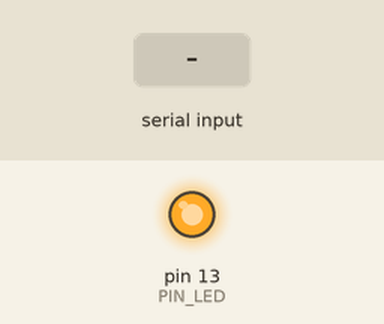
Bench run of a sketch on a simulated Arduino Uno, built with avr-gcc and run on an emulated ATmega328P. Shown: output pins drawn as LEDs (lit = HIGH). Inputs (shaded band) come from the test bench. What the sketch prints to the serial monitor is not drawn.

Above: at 1.8 s.
1.9 s: "PING\n" received over Serial
3.4 s: "STAT\n" received over Serial
4.9 s: "BTN\n" received over Serial
Timing chart, 0 to 7.9 s (numbered marks = the images above; inputs shaded):
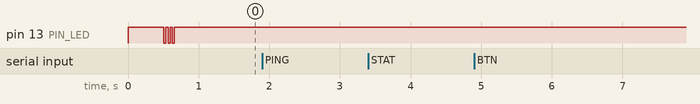

The sketch:

macro_pad_fase1.ino
```cpp
// ============================================================
// HALODECK - FASE 1a & 1b
// Board: Wemos D1 Mini (ESP8266)
// Tugas : Setup dasar + Protokol parsing USB Serial (prioritas)
// Komentar dalam Bahasa Indonesia
// ============================================================

// ---------- PIN & KONFIGURASI ----------
const int PIN_LED       = LED_BUILTIN;   // LED bawaan D1 Mini (aktif LOW)
const int LED_ON        = LOW;
const int LED_OFF       = HIGH;
const long BAUD_RATE    = 115200;        // Kecepatan serial standar

// ---------- VARIABEL STATUS ----------
String bufferSerial = "";                // Buffer penampung data masuk

// ---------- FUNGSI UTILITAS LED ----------
void ledNyala()   { digitalWrite(PIN_LED, LED_ON); }
void ledMati()    { digitalWrite(PIN_LED, LED_OFF); }
void kedipLed()   { ledNyala(); delay(30); ledMati(); delay(30); }

// ---------- PENANGANAN PERINTAH ----------
// Format protokol: "KATA:ARGUMEN" (contoh: "BTN:LOCK", "PROF:PHOTOSHOP")
void prosesPerintah(String perintah) {
  int posTitikDua = perintah.indexOf(':');

  // Perintah tunggal (tanpa argumen): PING, STAT
  if (posTitikDua == -1) {
    if (perintah == "PING") {
      Serial.println("PONG");
    } else if (perintah == "STAT") {
      Serial.println("OK:SIAP:FASE1");
    } else {
      Serial.println("ERR:FORMAT");
    }
    return;
  }

  String tipe = perintah.substring(0, posTitikDua);   // Mis. "BTN"
  String arg  = perintah.substring(posTitikDua + 1);  // Mis. "LOCK"
  tipe.toUpperCase();
  arg.toUpperCase();

  // ---- ROUTING PERINTAH (Fase 1c akan menambah ini) ----
  if (tipe == "PING") {
    Serial.println("PONG");

  } else if (tipe == "BTN") {
    // Perintah tombol universal (Tahap Awal)
    // Format: BTN:LOCK, BTN:MUTE, BTN:BROWSER, BTN:TASKMGR
    Serial.print("ACK:BTN:");
    Serial.println(arg);
    kedipLed();

  } else if (tipe == "PROF") {
    // Ganti profil aplikasi (context-switching)
    // Format: PROF:DEFAULT, PROF:PHOTOSHOP, PROF:PREMIERE, dst.
    Serial.print("ACK:PROF:");
    Serial.println(arg);
    kedipLed();

  } else if (tipe == "STAT") {
    Serial.println("OK:SIAP:FASE1");

  } else {
    Serial.println("ERR:PERINTAH_TIDAK_DIKENAL");
  }
}

// ---------- SETUP ----------
void setup() {
  pinMode(PIN_LED, OUTPUT);
  ledMati();

  Serial.begin(BAUD_RATE);
  delay(500);

  Serial.println();
  Serial.println("=========================================");
  Serial.println(" HALODECK - FASE 1");
  Serial.println(" Status: USB Serial PRIORITAS aktif");
  Serial.println("=========================================");
  Serial.println("OK:SIAP");

  for (int i = 0; i < 3; i++) kedipLed();
}

// ---------- LOOP UTAMA ----------
void loop() {
  while (Serial.available()) {
    char karakter = Serial.read();

    if (karakter == '\n' || karakter == '\r') {
      if (bufferSerial.length() > 0) {
        prosesPerintah(bufferSerial);
        bufferSerial = "";
      }
    } else {
      bufferSerial += karakter;
      if (bufferSerial.length() > 64) {
        Serial.println("ERR:PANJANG_BUFFER");
        bufferSerial = "";
      }
    }
  }
}
```

Measured:
- after the input at 1.9 s, every drawn part: stays the same
- after the input at 3.4 s, every drawn part: stays the same
- after the input at 4.9 s, every drawn part: stays the same
